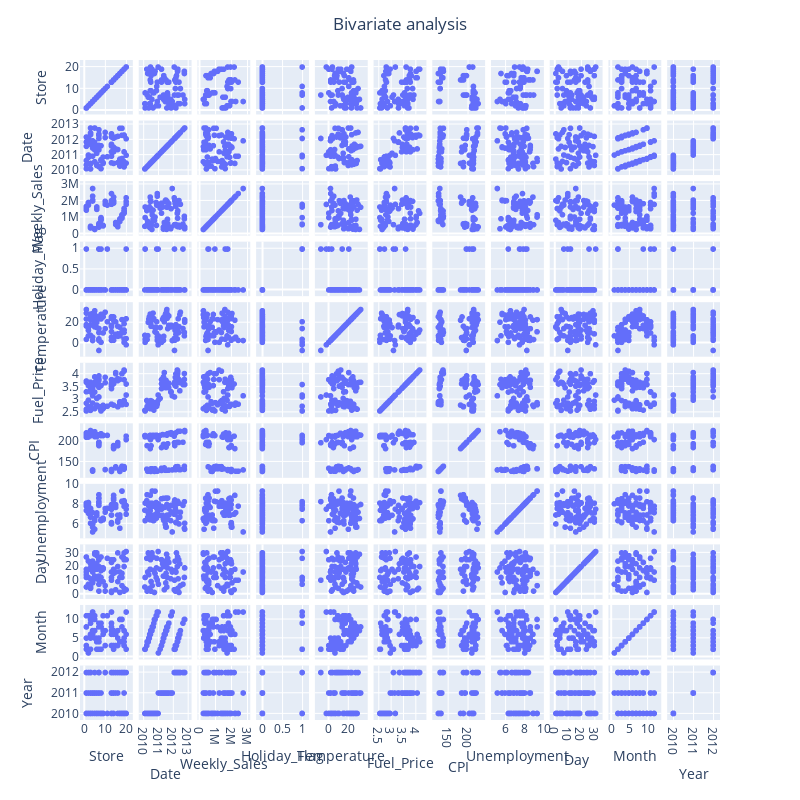

The notebook cell this image was saved under:
### Code cell
# Visualize pairwise dependencies after taking out outliers
fig = px.scatter_matrix(data)
fig.update_layout(
        title = go.layout.Title(text = "Bivariate analysis", x = 0.5), showlegend = False, 
            autosize=False, height=800, width = 800)
fig.show()
